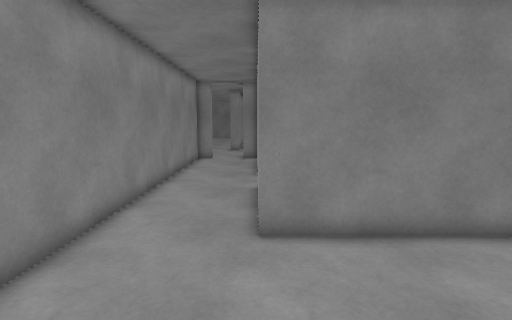
View 1 (above)

24 first-person views from a walk through a scene from a Unity 3-D project. The camera is 1.5 m above the floor, tilts 8° down and sees 85° across. The floor is counted in squares, 0.5 m on a side. Each view is taken from the middle of a square. On the plan, view 1 faces up. The plan holds only what a view shows up to about 20 squares ahead; the rest is blank. The place goes on beyond the plan. The player character is not drawn.

View 2
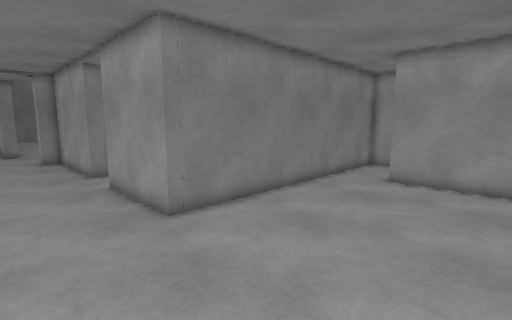

View 3
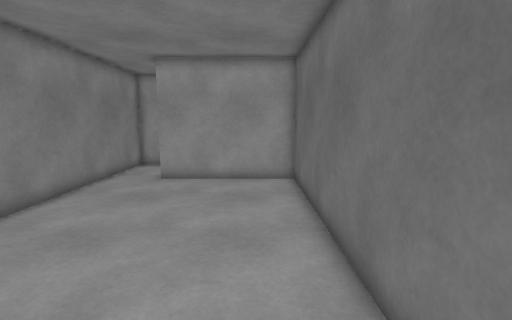

View 4
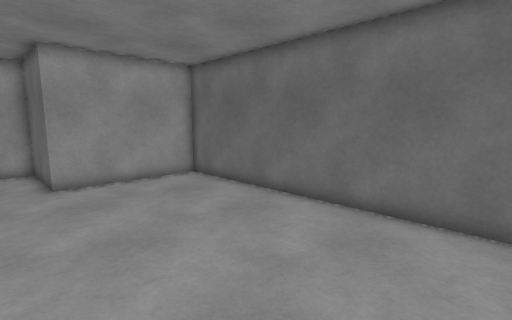

View 5
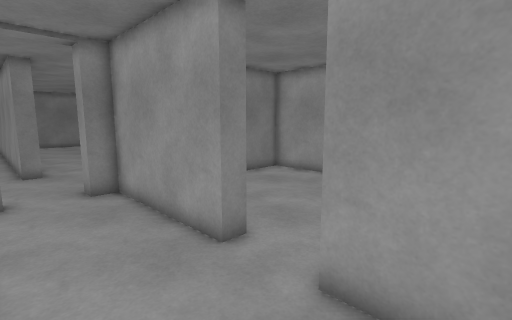

View 6
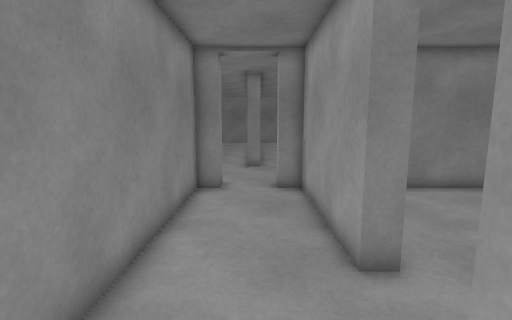

View 7
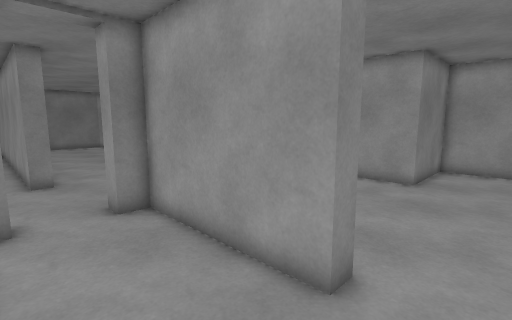

View 8
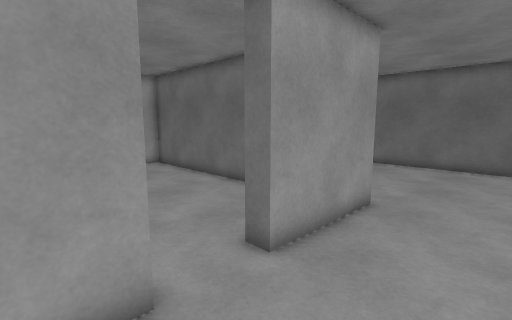

View 9
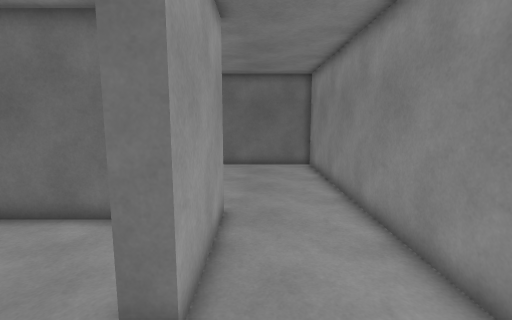

View 10
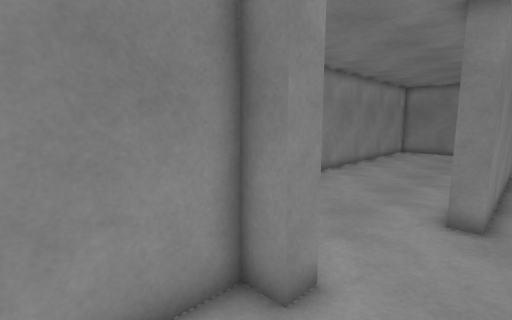

View 11
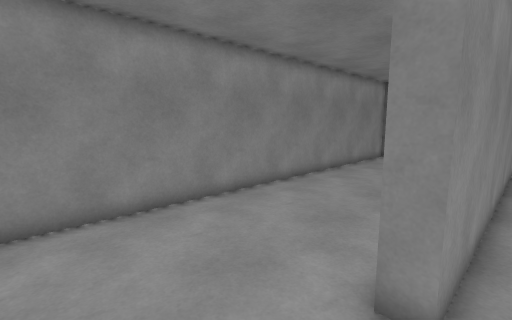

View 12
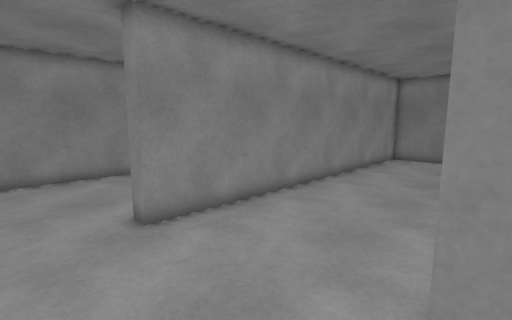

View 13
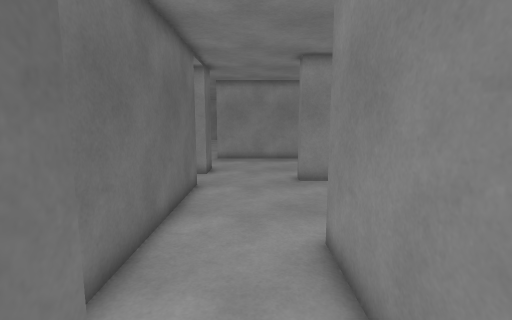

View 14
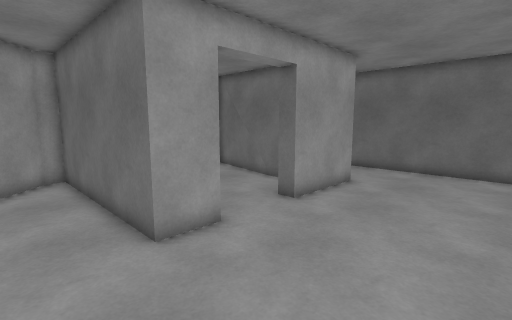

View 15
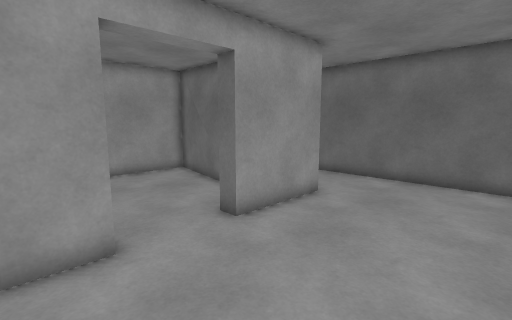

View 16
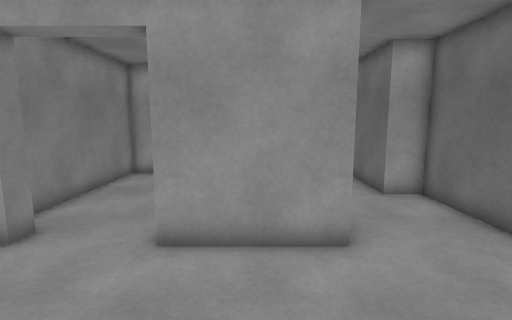

View 17
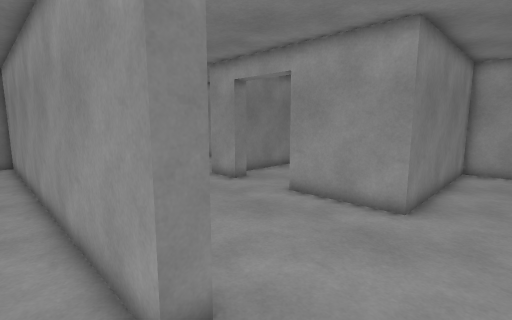

View 18
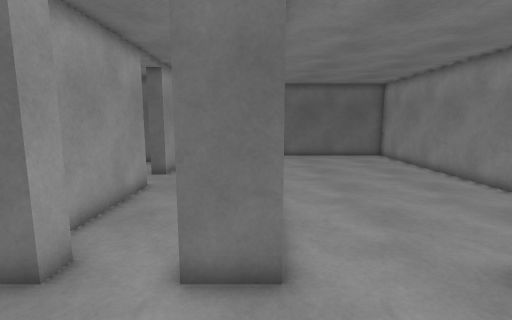

View 19
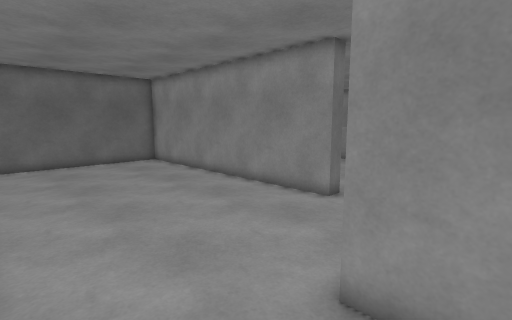

View 20
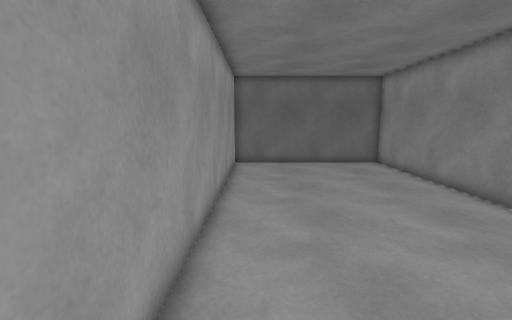

View 21
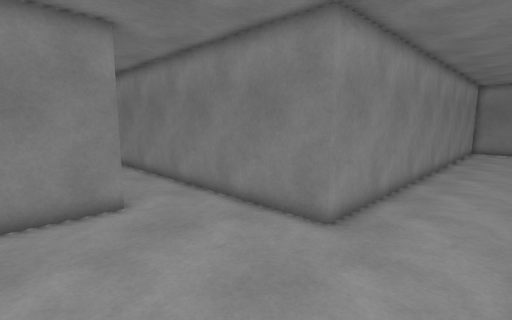

View 22
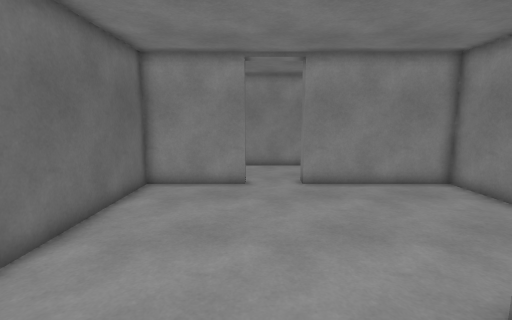

View 23
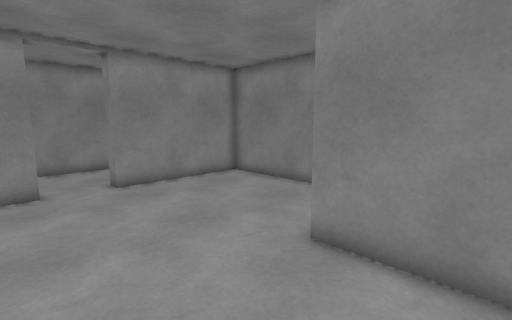

View 24
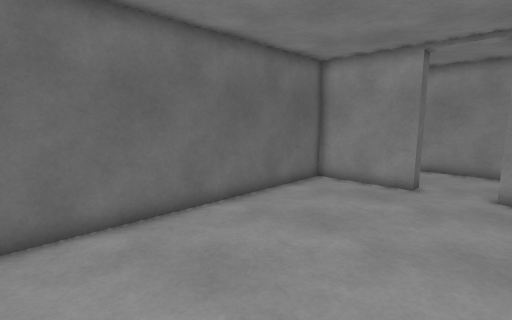

### Floor plan
Points are (right, up) in squares from view 1. A wall is a line through its corners. A room is listed if a view was taken in it or the views show most of it. See-through windows are left out.
Room 1 (views 1, 2, 3, 4, 5, 6, 7, 8, 9, 10)
walls: (0.1, 15.2) (0.1, 22.3) (-1, 22.3) (-1, 23.2); (14.5, 6.9) (0.1, 6.9) (0.1, 12.5); (-3.6, 23.2) (-3.6, 22.3) (-4.7, 22.3) (-4.7, -3) (10.3, -3) (10.3, 4) (14.5, 4)
ways out: opening at (-2.5, 22.5) to room 2; opening at (0.5, 13.5) to room 4
Room 2 (views 11, 12, 13, 14, 15, 16, 17, 18, 19, 20)
walls: (5.5, 36) (5.5, 38.1) (14.5, 38.1); (-1, 23.2) (10.3, 23.2) (10.3, 24.8) (13.9, 24.8); (-1.7, 41.5) (-1.7, 28.2) (-2.5, 28.2) (-2.5, 41.5); (-5.5, 23.2) (-3.6, 23.2); (-10, 41.5) (-10, 23); (14.5, 27.7) (5.5, 27.7) (5.5, 32.4); (14.6, 39.4) (13.5, 40.5)
ways out: opening at (-2.5, 22.5) to room 1; opening at (-7.5, 23) to room 3; opening at (5.5, 34)
Room 3 (view 21)
walls: (-16.6, 19.4) (-15.8, 19.4) (-15.8, 4) (-5.5, 4) (-5.5, 22.5); (-10, 23) (-17.5, 23)
ways out: opening at (-7.5, 23) to room 2
Room 4 (views 22, 23, 24)
walls: (0.1, 12.5) (0.9, 12.5) (0.9, 7.8) (14.5, 7.8); (14.5, 16.8) (10.3, 16.8) (10.3, 22.3) (0.9, 22.3) (0.9, 15.2) (0.1, 15.2)
ways out: opening at (0.5, 13.5) to room 1

Positions as (right, up) in squares from view 1, and headings:
1: (0, 0), facing up
2: (-4, -1), facing up-right
3: (-4, -1), facing right
4: (-4, 6), facing down-right
5: (-4, 10), facing up-right
6: (-2, 10), facing up
7: (-4, 13), facing up-right
8: (-4, 17), facing down-right
9: (-1, 16), facing down
10: (-1, 19), facing up-left
11: (-1, 24), facing up-left
12: (6, 25), facing up-left
13: (12, 26), facing left
14: (-1, 41), facing down-right
15: (-1, 38), facing down-right
16: (-1, 30), facing right
17: (-4, 25), facing up-right
18: (-5, 28), facing down
19: (-6, 25), facing down-left
20: (-7, 24), facing down
21: (-6, 16), facing up-left
22: (14, 13), facing left
23: (14, 11), facing up-left
24: (14, 16), facing down-left
